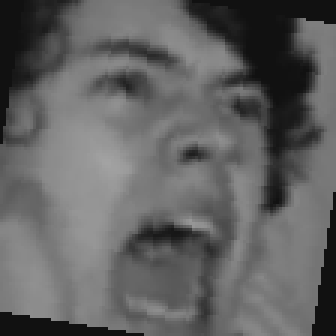
#> input picture visual_based/archive(1)/train/angry/augmented_2309.png, 112 x 112 px, found by its file name (shown 3 times larger); its folder holds only this picture in this run
$ python datacollection.py
#> lines starting #> are read from the running program, lines starting #| are printed output that depends on the picture
import cv2
import os
import numpy as np

# Dataset path
DATASET_PATH = "/home/soorajvp/Desktop/moodclass2/archive(1)/train"
print("Dataset exists:", os.path.exists(DATASET_PATH))

# Emotion labels (must match folder names)
EMOTIONS = ["angry", "contempt", "disgust", "fear", "happy", "neutral","sad","surprise"]

IMG_SIZE = 48   # 48x48 for CNN

data = []
labels = []

for label, emotion in enumerate(EMOTIONS):
    emotion_path = os.path.join(DATASET_PATH, emotion)

    if not os.path.exists(emotion_path):
        print(f"❌ Folder not found: {emotion_path}")
        continue

    for img_name in os.listdir(emotion_path):
        img_path = os.path.join(emotion_path, img_name)

        try:
            img = cv2.imread(img_path, cv2.IMREAD_GRAYSCALE)
#> img is the input picture: shape (112, 112); min 17, max 163, mean 97.7
            img = cv2.resize(img, (IMG_SIZE, IMG_SIZE))
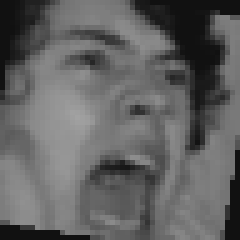
#> img: shape (48, 48) (shown 5 times larger); min 17, max 162, mean 97.7

            data.append(img)
            labels.append(label)

        except Exception as e:
            print(f"Skipping {img_path}: {e}")
#> pass 2 of the loop `for label, emotion in enumerate(EMOTIONS):`:
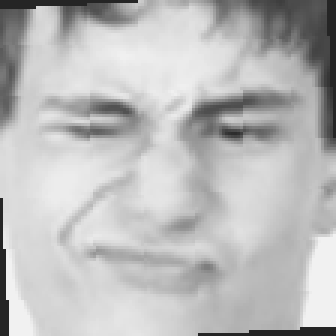
#> input picture visual_based/archive(1)/train/contempt/augmented_1090.png, 112 x 112 px, found by its file name (shown 3 times larger)
#> img is the input picture: shape (112, 112); min 37, max 241, mean 187.4
#> `img = cv2.resize(img, (IMG_SIZE, IMG_SIZE))`:
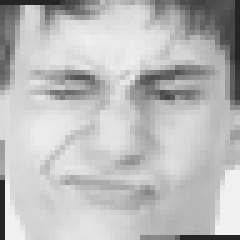
#> img: shape (48, 48) (shown 5 times larger); min 37, max 241, mean 187.6

print("✅ Data loaded")
print("Total images:", len(data))
